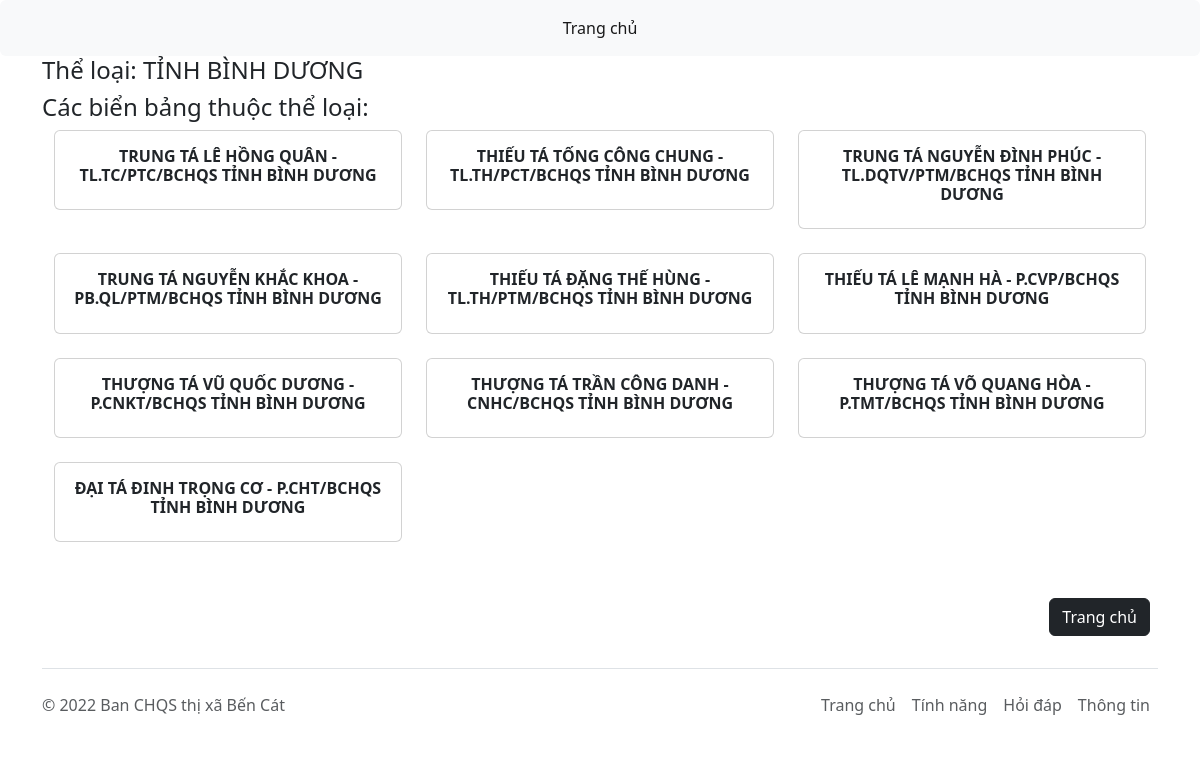
The app's page /category/4/ with its own data.
### man/models.py (models this page shows, shortened)
class Category(models.Model):
    name = models.CharField(max_length=255)
    class Meta:
        ordering = ['-id']

class Element(models.Model):
    nameplate = models.ForeignKey(Nameplate, on_delete=models.CASCADE)
    category = models.ForeignKey(Category, on_delete=models.CASCADE)
    class Meta:
        ordering = ['-id']

class Nameplate(models.Model):
    name = models.CharField(max_length=512)
    conference = models.ForeignKey(Conference, on_delete=models.CASCADE, null=True, blank=True)
    class Meta:
        ordering = ['-id']

### man/views.py (the view)
# urls.py: path('category/<int:category_id>/', views.category, name='category'),
def category(request, category_id):
	category = models.Category.objects.get(id=category_id)
	nameplate = models.Nameplate.objects.all()
	context = {
		'category': category,
		'nameplate': nameplate,
	}
	return render(request, 'man/category.html', context)

### man/templates/man/category.html
{% extends "man/base.html" %}
{% block content %}
<h4>Thể loại: {{ category.name }}</h4>
<h4>Các biển bảng thuộc thể loại:</h4>
<div class="row height d-flex justify-content-center align-items-center mb-4">
	<div id="allNameplate" class="row" data-masonry='{"percentPosition": true }'>
		{% for element in category.element_set.all %}
				<div class="col-sm-6 col-lg-4 mb-4 aNameplate">
					<a href="{% url 'man:nameplate' element.nameplate.id %}" class="nav-link">
					<div class="card text-center">
						<div class="card-body">
						  	<h6 class="card-title fw-bolder">{{ element.nameplate.name }}</h6>
						</div>
					</div>
					</a>
				</div>
		{% endfor %}
	</div>
</div>
<div class="d-flex flex-row-reverse">
  <div class="p-2"><a href="{% url 'man:home' %}"><button type="button" class="btn btn-dark">Trang chủ</button></a></div>
</div>
{% endblock %}

### records on screen
Category: name "TỈNH BÌNH DƯƠNG"
Element: nameplate.name "TRUNG TÁ LÊ HỒNG QUÂN - TL.TC/PTC/BCHQS TỈNH BÌNH DƯƠNG"
Element: nameplate.name "THIẾU TÁ TỐNG CÔNG CHUNG - TL.TH/PCT/BCHQS TỈNH BÌNH DƯƠNG"
Element: nameplate.name "TRUNG TÁ NGUYỄN ĐÌNH PHÚC - TL.DQTV/PTM/BCHQS TỈNH BÌNH DƯƠNG"
Element: nameplate.name "TRUNG TÁ NGUYỄN KHẮC KHOA - PB.QL/PTM/BCHQS TỈNH BÌNH DƯƠNG"
Element: nameplate.name "THIẾU TÁ ĐẶNG THẾ HÙNG - TL.TH/PTM/BCHQS TỈNH BÌNH DƯƠNG"
Element: nameplate.name "THIẾU TÁ LÊ MẠNH HÀ - P.CVP/BCHQS TỈNH BÌNH DƯƠNG"
Element: nameplate.name "THƯỢNG TÁ VŨ QUỐC DƯƠNG - P.CNKT/BCHQS TỈNH BÌNH DƯƠNG"
Element: nameplate.name "THƯỢNG TÁ TRẦN CÔNG DANH - CNHC/BCHQS TỈNH BÌNH DƯƠNG"
Element: nameplate.name "THƯỢNG TÁ VÕ QUANG HÒA - P.TMT/BCHQS TỈNH BÌNH DƯƠNG"
Element: nameplate.name "ĐẠI TÁ ĐINH TRỌNG CƠ - P.CHT/BCHQS TỈNH BÌNH DƯƠNG"
